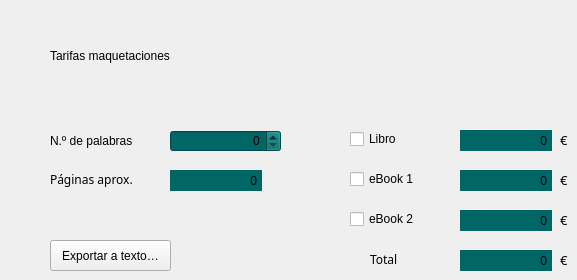
    <widget class="QWidget" name="tab_maq">
     <property name="styleSheet">
      <string notr="true">font: 9pt &quot;Bookerly&quot;;
color: &quot;white&quot;;</string>
     </property>
     <attribute name="title">
      <string>Maquetaciones</string>
     </attribute>
     <widget class="QLabel" name="label_19">
      <property name="geometry">
       <rect>
        <x>50</x>
        <y>40</y>
        <width>401</width>
        <height>31</height>
       </rect>
      </property>
      <property name="styleSheet">
       <string notr="true">font: 20pt &quot;Bookerly&quot;; color: 'white';</string>
      </property>
      <property name="text">
       <string>Tarifas maquetaciones</string>
      </property>
     </widget>
     <widget class="QLabel" name="label_27">
      <property name="geometry">
       <rect>
        <x>50</x>
        <y>120</y>
        <width>131</width>
        <height>41</height>
       </rect>
      </property>
      <property name="text">
       <string>N.º de palabras</string>
      </property>
     </widget>
     <widget class="QLabel" name="label_28">
      <property name="geometry">
       <rect>
        <x>50</x>
        <y>170</y>
        <width>89</width>
        <height>19</height>
       </rect>
      </property>
      <property name="font">
       <font>
        <family>Bookerly</family>
        <pointsize>9</pointsize>
        <italic>false</italic>
        <bold>false</bold>
       </font>
      </property>
      <property name="text">
       <string>Páginas aprox.</string>
      </property>
      <property name="alignment">
       <set>Qt::AlignLeading|Qt::AlignLeft|Qt::AlignVCenter</set>
      </property>
     </widget>
     <widget class="QSpinBox" name="spinBox_maqPal">
      <property name="geometry">
       <rect>
        <x>170</x>
        <y>130</y>
        <width>111</width>
        <height>22</height>
       </rect>
      </property>
      <property name="styleSheet">
       <string notr="true">background-color: #006666;
color: &quot;white&quot;;
font: 10pt &quot;Cascadia Code&quot;;
</string>
      </property>
      <property name="alignment">
       <set>Qt::AlignRight|Qt::AlignTrailing|Qt::AlignVCenter</set>
      </property>
      <property name="maximum">
       <number>1000000</number>
      </property>
      <property name="singleStep">
       <number>1000</number>
      </property>
     </widget>
     <widget class="QLabel" name="lbl_show_maqPag">
      <property name="geometry">
       <rect>
        <x>170</x>
        <y>170</y>
        <width>92</width>
        <height>21</height>
       </rect>
      </property>
      <property name="styleSheet">
       <string notr="true">background-color: #006666;
color: &quot;white&quot;;
font: 10pt &quot;Cascadia Code&quot;;</string>
      </property>
      <property name="text">
       <string>0</string>
      </property>
      <property name="alignment">
       <set>Qt::AlignRight|Qt::AlignTrailing|Qt::AlignVCenter</set>
      </property>
      <property name="margin">
       <number>0</number>
      </property>
      <property name="indent">
       <number>5</number>
      </property>
     </widget>
     <widget class="QLabel" name="lbl_show_maqLib">
      <property name="geometry">
       <rect>
        <x>460</x>
        <y>130</y>
        <width>92</width>
        <height>21</height>
       </rect>
      </property>
      <property name="styleSheet">
       <string notr="true">background-color: #006666;
color: &quot;white&quot;;
font: 10pt &quot;Cascadia Code&quot;;</string>
      </property>
      <property name="text">
       <string>0</string>
      </property>
      <property name="alignment">
       <set>Qt::AlignRight|Qt::AlignTrailing|Qt::AlignVCenter</set>
      </property>
      <property name="margin">
       <number>0</number>
      </property>
      <property name="indent">
       <number>5</number>
      </property>
     </widget>
     <widget class="QLabel" name="lbl_show_maqeB1">
      <property name="geometry">
       <rect>
        <x>460</x>
        <y>170</y>
        <width>92</width>
        <height>21</height>
       </rect>
      </property>
      <property name="styleSheet">
       <string notr="true">background-color: #006666;
color: &quot;white&quot;;
font: 10pt &quot;Cascadia Code&quot;;</string>
      </property>
      <property name="text">
       <string>0</string>
      </property>
      <property name="alignment">
       <set>Qt::AlignRight|Qt::AlignTrailing|Qt::AlignVCenter</set>
      </property>
      <property name="margin">
       <number>0</number>
      </property>
      <property name="indent">
       <number>5</number>
      </property>
     </widget>
     <widget class="QLabel" name="lbl_show_maqeB2">
      <property name="geometry">
       <rect>
        <x>460</x>
        <y>210</y>
        <width>92</width>
        <height>21</height>
       </rect>
      </property>
      <property name="styleSheet">
       <string notr="true">background-color: #006666;
color: &quot;white&quot;;
font: 10pt &quot;Cascadia Code&quot;;</string>
      </property>
      <property name="text">
       <string>0</string>
      </property>
      <property name="alignment">
       <set>Qt::AlignRight|Qt::AlignTrailing|Qt::AlignVCenter</set>
      </property>
      <property name="margin">
       <number>0</number>
      </property>
      <property name="indent">
       <number>5</number>
      </property>
     </widget>
     <widget class="QLabel" name="lbl_show_maqTot">
      <property name="geometry">
       <rect>
        <x>460</x>
        <y>250</y>
        <width>92</width>
        <height>21</height>
       </rect>
      </property>
      <property name="styleSheet">
       <string notr="true">background-color: #006666;
color: &quot;white&quot;;
font: 10pt &quot;Cascadia Code&quot;;</string>
      </property>
      <property name="text">
       <string>0</string>
      </property>
      <property name="alignment">
       <set>Qt::AlignRight|Qt::AlignTrailing|Qt::AlignVCenter</set>
      </property>
      <property name="margin">
       <number>0</number>
      </property>
      <property name="indent">
       <number>5</number>
      </property>
     </widget>
     <widget class="QLabel" name="label_32">
      <property name="geometry">
       <rect>
        <x>370</x>
        <y>250</y>
        <width>89</width>
        <height>19</height>
       </rect>
      </property>
      <property name="font">
       <font>
        <family>Bookerly</family>
        <pointsize>9</pointsize>
        <italic>false</italic>
        <bold>false</bold>
       </font>
      </property>
      <property name="text">
       <string>Total</string>
      </property>
      <property name="alignment">
       <set>Qt::AlignLeading|Qt::AlignLeft|Qt::AlignVCenter</set>
      </property>
     </widget>
     <widget class="QPushButton" name="psBtnSave_maq">
      <property name="geometry">
       <rect>
        <x>50</x>
        <y>240</y>
        <width>121</width>
        <height>31</height>
       </rect>
      </property>
      <property name="text">
       <string>Exportar a texto…</string>
      </property>
      <property name="shortcut">
       <string>Ctrl+R</string>
      </property>
     </widget>
     <widget class="QCheckBox" name="checkBox_libro">
      <property name="geometry">
       <rect>
        <x>350</x>
        <y>130</y>
        <width>66</width>
        <height>18</height>
       </rect>
      </property>
      <property name="text">
       <string>Libro</string>
      </property>
     </widget>
     <widget class="QCheckBox" name="checkBox_ebook1">
      <property name="geometry">
       <rect>
        <x>350</x>
        <y>170</y>
        <width>66</width>
        <height>18</height>
       </rect>
      </property>
      <property name="text">
       <string>eBook 1</string>
      </property>
     </widget>
     <widget class="QCheckBox" name="checkBox_ebook2">
      <property name="geometry">
       <rect>
        <x>350</x>
        <y>210</y>
        <width>66</width>
        <height>18</height>
       </rect>
      </property>
      <property name="text">
       <string>eBook 2</string>
      </property>
     </widget>
     <widget class="QLabel" name="label_29">
      <property name="geometry">
       <rect>
        <x>560</x>
        <y>132</y>
        <width>8</width>
        <height>16</height>
       </rect>
      </property>
      <property name="font">
       <font>
        <family>Cascadia Code</family>
        <pointsize>10</pointsize>
        <italic>false</italic>
        <bold>false</bold>
       </font>
      </property>
      <property name="styleSheet">
       <string notr="true">font: 10pt &quot;Cascadia Code&quot;;</string>
      </property>
      <property name="text">
       <string>€</string>
      </property>
     </widget>
     <widget class="QLabel" name="label_30">
      <property name="geometry">
       <rect>
        <x>560</x>
        <y>172</y>
        <width>8</width>
        <height>16</height>
       </rect>
      </property>
      <property name="font">
       <font>
        <family>Cascadia Code</family>
        <pointsize>10</pointsize>
        <italic>false</italic>
        <bold>false</bold>
       </font>
      </property>
      <property name="styleSheet">
       <string notr="true">font: 10pt &quot;Cascadia Code&quot;;</string>
      </property>
      <property name="text">
       <string>€</string>
      </property>
     </widget>
     <widget class="QLabel" name="label_31">
      <property name="geometry">
       <rect>
        <x>560</x>
        <y>212</y>
        <width>8</width>
        <height>16</height>
       </rect>
      </property>
      <property name="font">
       <font>
        <family>Cascadia Code</family>
        <pointsize>10</pointsize>
        <italic>false</italic>
        <bold>false</bold>
       </font>
      </property>
      <property name="styleSheet">
       <string notr="true">font: 10pt &quot;Cascadia Code&quot;;</string>
      </property>
      <property name="text">
       <string>€</string>
      </property>
     </widget>
     <widget class="QLabel" name="label_33">
      <property name="geometry">
       <rect>
        <x>560</x>
        <y>252</y>
        <width>8</width>
        <height>16</height>
       </rect>
      </property>
      <property name="font">
       <font>
        <family>Cascadia Code</family>
        <pointsize>10</pointsize>
        <italic>false</italic>
        <bold>false</bold>
       </font>
      </property>
      <property name="styleSheet">
       <string notr="true">font: 10pt &quot;Cascadia Code&quot;;</string>
      </property>
      <property name="text">
       <string>€</string>
      </property>
     </widget>
    </widget>
